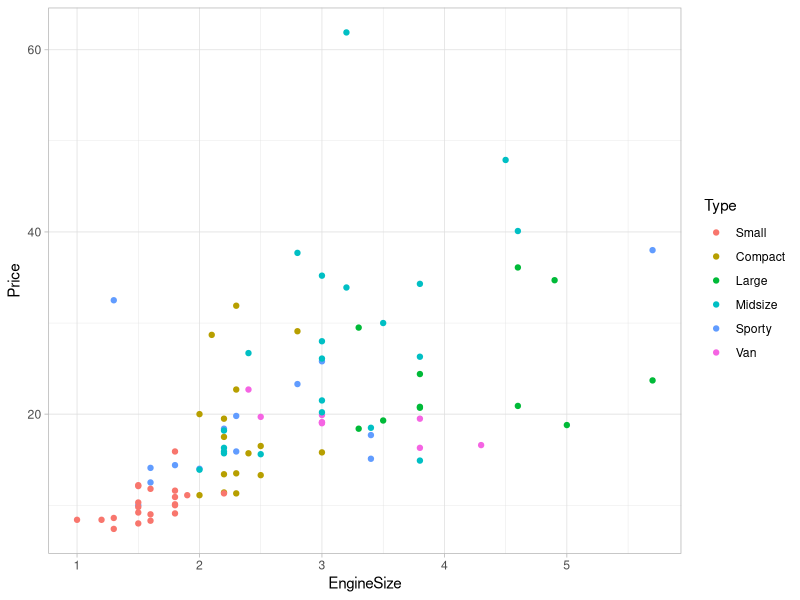
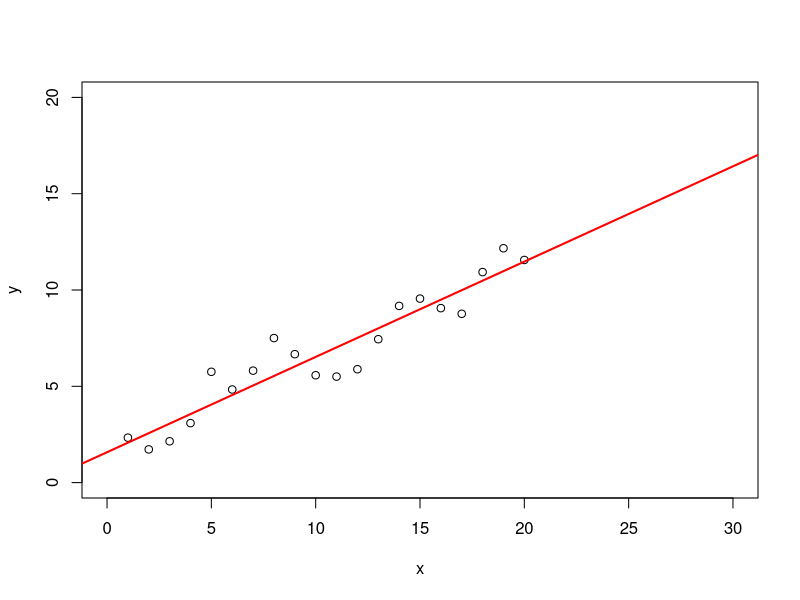
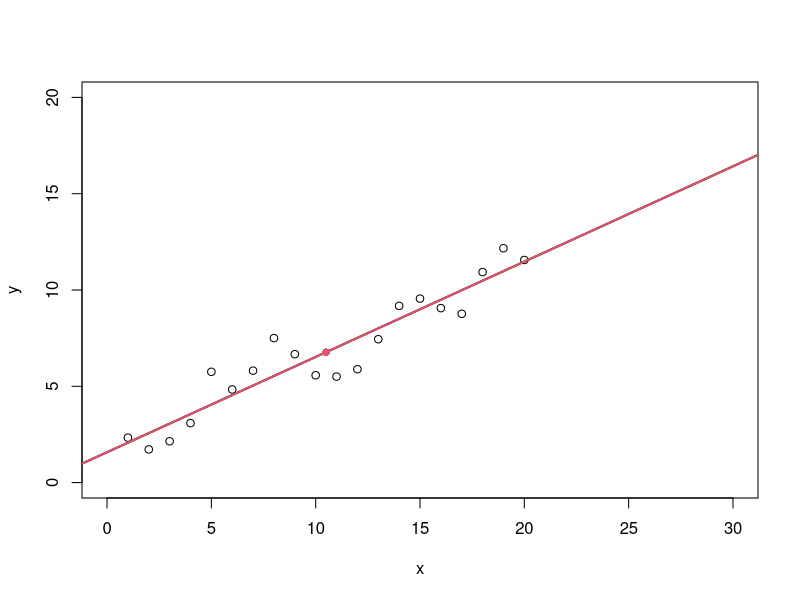
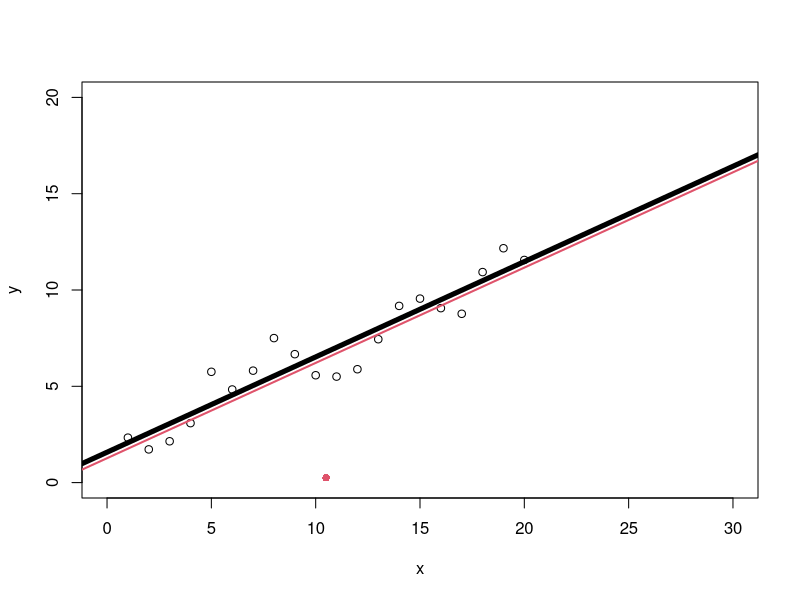
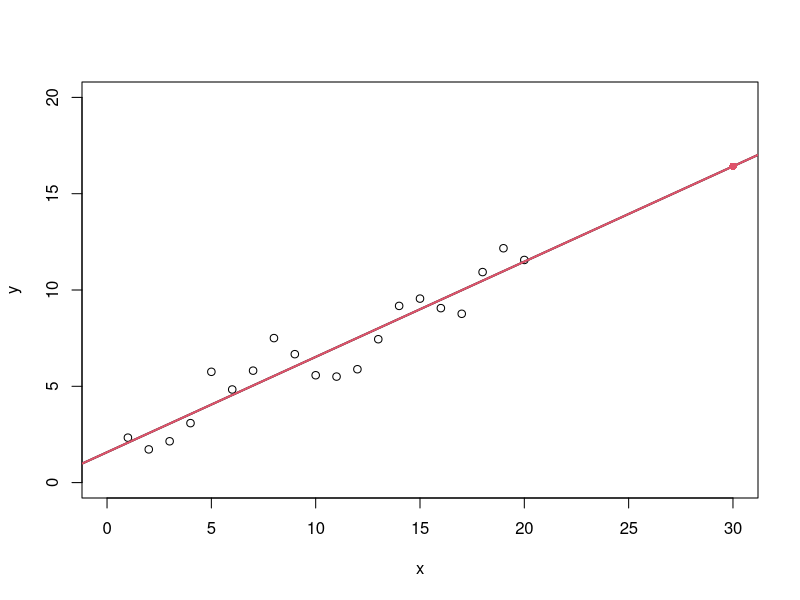
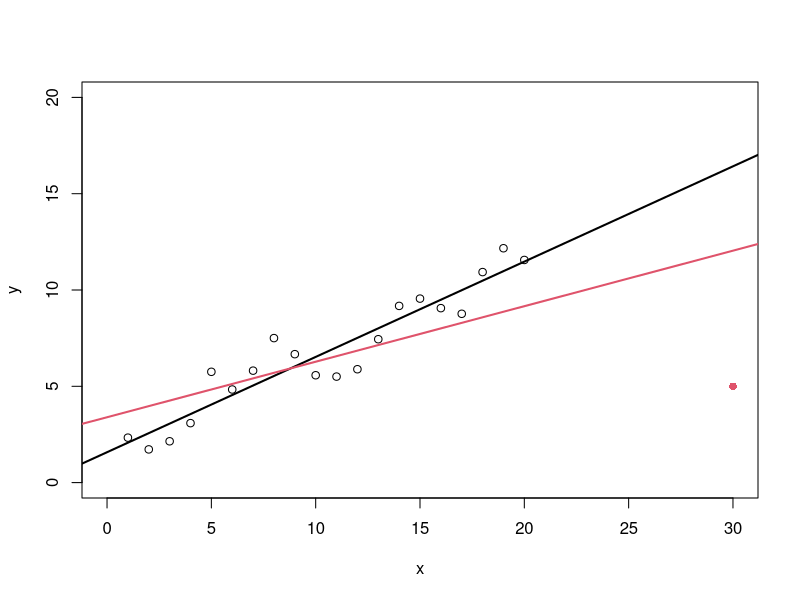
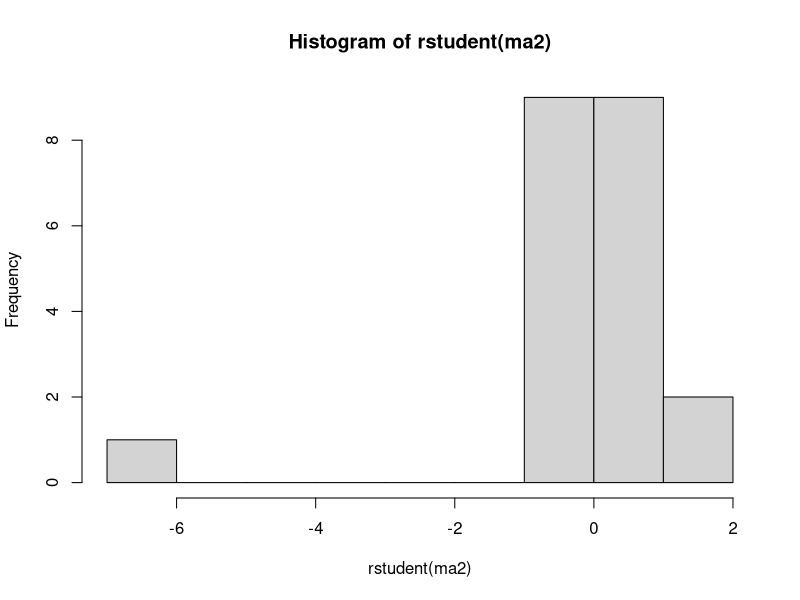
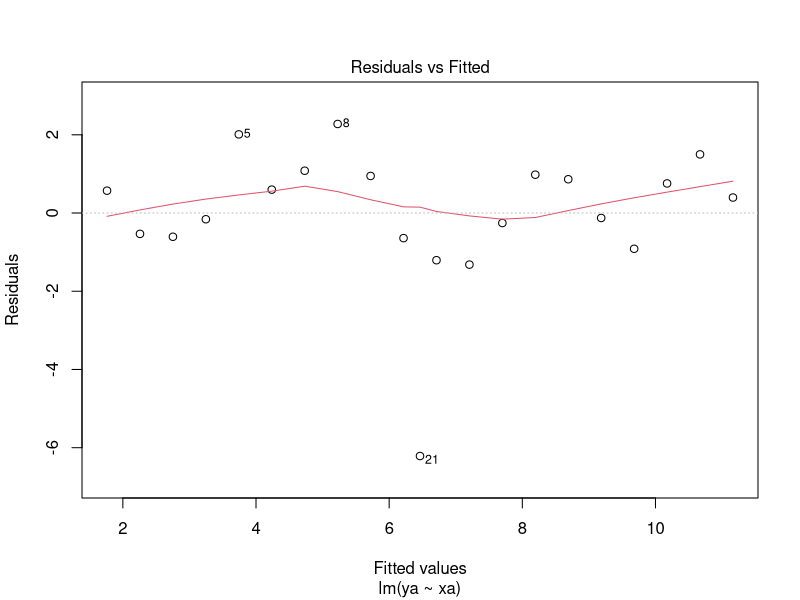

The R source for these figures, in order:
#### Regresión múltiple ####
# Juan Llivisaca - Marzo 2024
#### Iniciamos ####
# ¿Es posible incluir variables cualitativas?
# La respuesta es si, pero se debe contar con una variable dummy, ficticia o binaria es la denominación genérica 
# para una variable que toma valores de 0 o de 1 y que se utiliza para re-expresar variables cualitativas.

# Ejemplo

#En este ejemplo vamos a utilizar la base de datos de la librería Cars93 del paquete MASS. 
# El objetivo es ajustar el siguiente modelo para explicar el precio del auto en función del tamaño del motor y del tipo de auto, es decir, 
# el objetivo es ajustar un modelo lineal para explicar el precio de un auto.
library (MASS)
data= Cars93
str(Cars93[, c('Price', 'EngineSize', 'Type')])
levels(Cars93$Type)
Cars93$Type <- relevel(Cars93$Type, ref = 'Small')
levels(Cars93$Type)  # Para verificar el cambio

# Grafica de variables

library(ggplot2)
ggplot(Cars93, aes(x=EngineSize, y=Price, color=Type)) + 
  geom_point() + theme_light()

# Modelo de regresión lienal múltiple variables cualitativas
# H0:la variable de la FILA no aporta información para el modelo,
# HA:la variable de la FILA si aporta información para el modelo

mod <- lm(Price ~ EngineSize + Type, data=Cars93)
summary(mod)
anova(mod)
# Se tiene un p-valor de 0.000542, por lo tanto, se concluye que hay evidencias 
# para rechazar H0, es decir, la variable Tipo(Type) si aporta información al modelo

#DIAGNOSIS DE DATOS ATIPICOS O INFLUYENTES
set.seed(123456)
x<-1:20
y<-1+0.5*x+rnorm(20,mean=0,sd=1)
plot(y~x,xlim=c(0,30),ylim=c(0,20))
m1<-lm(y~x)
abline(m1,lwd=2, col="red")

#CASO 1: anadir un punto en el centro de gravedad de los datos
x0<-mean(x)#media de x
y0<-mean(y)#media de y
xa<-c(x,x0)#vector ampliado de x
ya<-c(y,y0)#vector ampliado de y
ma1<-lm(ya~xa)
summary(ma1)

# En la grafica
plot(y~x,xlim=c(0,30),ylim=c(0,20))#puntos originales
abline(m1,lwd=2) #ajuste inicial
points(x0,y0,pch=16,col=2) #anadimos el nuevo punto
abline(ma1,lwd=2, col=2)#anadimos nuevo ajuste
summary(m1)
summary(ma1)
#las estimaciones se mantienen pero,
#los valores de la varianza y los errores tipicos se reducen
# el segundo modelo es mejor

#CASO 2: anadir un punto con x=mean, y= valor bajo
x0<-mean(x)#media de x
y0<-0.25#valor muy bajo
xa<-c(x,x0)#vector ampliado de x
ya<-c(y,y0)#vector ampliado de y
ma2<-lm(ya~xa)

# En la grafica
plot(y~x,xlim=c(0,30),ylim=c(0,20))#puntos originales
abline(m1,lwd=5) #ajuste inicial
points(x0,y0,pch=16,col=2) #anadimos el nuevo punto
abline(ma2,lwd=2, col=2)#anadimos nuevo ajuste
#vemos que la pendiente no se ve afectada, porque el punto 
#esta en la media de X
#este valor es ATIPICO pero no es influyente

#CASO 3: anadir un punto "en el modelo" pero lejos de los datos
x0<-30 # es un valor muy alto en x
y0<-predict(m1,data.frame(x=x0)) #Y es atipico, pero que responde al modelo
xa<-c(x,x0)#vector ampliado de x
ya<-c(y,y0)#vector ampliado de y
ma3<-lm(ya~xa)
# En la grafica
plot(y~x,xlim=c(0,30),ylim=c(0,20))#puntos originales
abline(m1,lwd=2) #ajuste inicial
points(x0,y0,pch=16,col=2) #anadimos el nuevo punto
abline(ma3,lwd=2, col=2)#anadimos nuevo ajuste
# la recta no cambia, porque aunque es dato atipico, 
# mantiene la tendencia

#CASO 4: anadir un punto TEMIBLE
x0<-30 # es un valor muy alto en x
y0<-5 #Y es un valor MUY bajo en Y
xa<-c(x,x0)#vector ampliado de x
ya<-c(y,y0)#vector ampliado de y
ma4<-lm(ya~xa)
# En la grafica
plot(y~x,xlim=c(0,30),ylim=c(0,20))#puntos originales
abline(m1,lwd=2) #ajuste inicial
points(x0,y0,pch=16,col=2) #anadimos el nuevo punto
abline(ma4,lwd=2, col=2)#anadimos nuevo ajuste
#vemos que la pendiente SI se ve afectada, 
# porque el punto esta lejos de la media de X
#este valor es ATIPICO y ES INFLUYENTE

#CALCULO DE LEVERAGE
n<-21
4/n # este es el nivel maximo de leverage
#calculamos los leverage de los datos
hat(model.matrix(ma2))#todos son menores a 4/n, no hay datos preocupantes
hat(model.matrix(ma3))#el ultimo es alto
hat(model.matrix(ma4))#el ultimo es alto e igual al anterior porque el x es el mismo
#OJO el leverge solo depende de X y de la media de X

#CALCULO DE RESIDUOS ESTANDARIZADOS
residuals(ma2) #residuos normales
rstandard(ma2) #residuos estandarizados (con estos se debn hacer las pruebas de validez) 
#Un dato es atipico si los resid estandarizados salen de [-2,2]
rstudent(ma2) #residuos estudentizados.. son mejores para detectar atipicos. 
hist(rstudent(ma2)) #son atipicos si estan fuera de[-2,2]

#DISTANCIAS DE COOK
# Las distancias de Cook son una medida utilizada en el análisis de regresión 
# para evaluar la influencia de cada observación en los resultados del modelo.
# Estas distancias miden cómo cambian los parámetros del modelo de regresión 
# cuando se excluye una observación particular del conjunto de datos.
# En otras palabras, las distancias de Cook indican cuánto cambian las estimaciones 
# de los coeficientes de regresión y otras métricas del modelo (como el coeficiente de determinación) 
# cuando una observación individual se excluye del análisis. 
# Una distancia de Cook grande para una observación sugiere que esa observación tiene una influencia significativa en el modelo.
plot(ma2) #ahi salen los graficos dando click paso a paso
plot(ma4)
# Las distancias de Cook se utilizan para identificar observaciones atípicas o influentes 
# en un modelo de regresión. Si una distancia de Cook es mucho mayor que 1, se considera que 
# la observación correspondiente tiene una influencia sustancial en el modelo
cooks.distance(ma4)# el ultimo valor es de 4.734 (muy alto)




